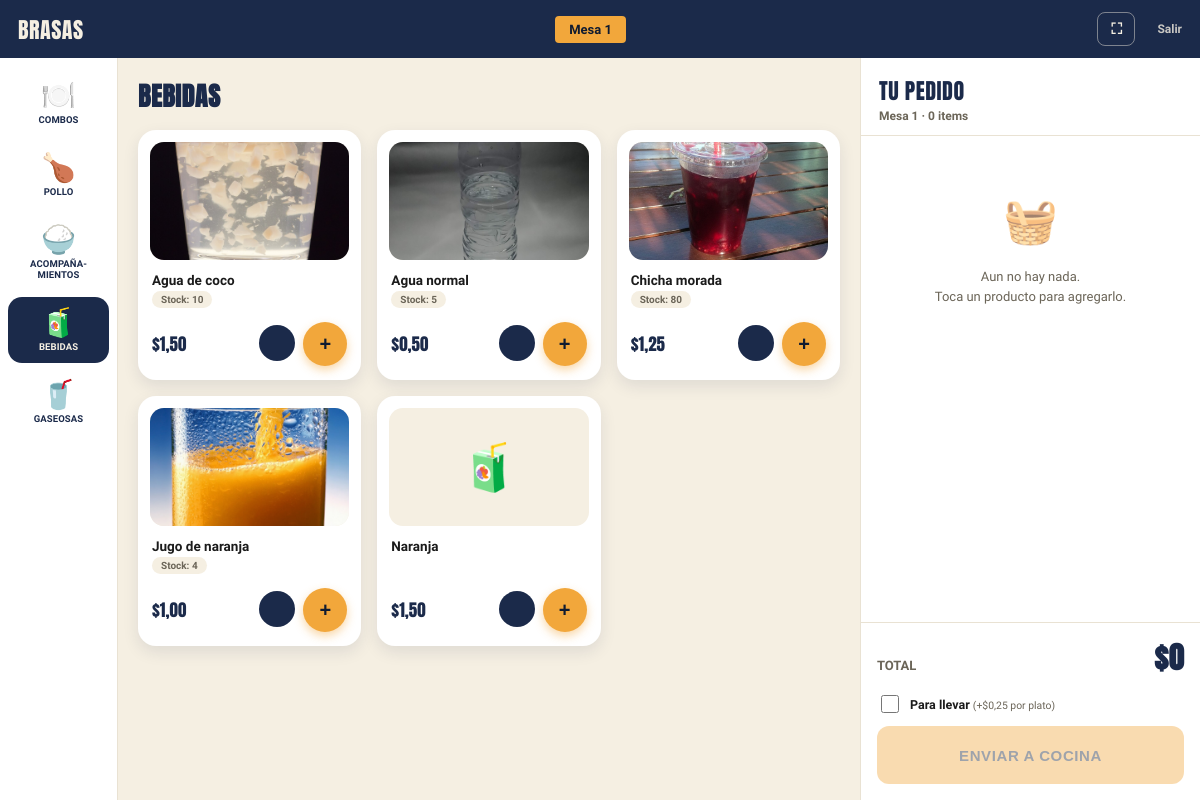
Page /mesa/1/?categoria=bebidas (signed in) on the committed database.
### pedidos/models.py (models this page shows, shortened)
class Mesa(models.Model):
    numero = models.IntegerField(unique=True)

class Producto(models.Model):
    CATEGORIAS = [
        ("combos", "Combos"),
        ("pollo", "Pollo"),
        ("acompanamientos", "Acompañamientos"),
        ("bebidas", "Bebidas"),
        ("gaseosas", "Gaseosas"),
    ]
    TEMPORIZADORES = [5, 10, 15, 20, 25]
    nombre = models.CharField(max_length=100)
    precio = models.DecimalField(max_digits=6, decimal_places=2)
    categoria = models.CharField(max_length=20, choices=CATEGORIAS)
    imagen = models.FileField(upload_to="productos/", blank=True)
    disponible = models.BooleanField(default=True)
    listo_en = models.DateTimeField(null=True, blank=True)
    controla_stock = models.BooleanField(default=False)
    stock = models.IntegerField(null=True, blank=True)
    es_combo = models.BooleanField(default=False)
    combo_incluye = models.CharField(max_length=250, blank=True)
    requiere_pieza = models.BooleanField(default=False)
    acompanamiento_incluido = models.CharField(max_length=100, blank=True)
    precio_cambio = models.DecimalField(max_digits=6, decimal_places=2, null=True, blank=True)
    opciones_incluidas = models.CharField(max_length=200, blank=True)
    def permite_cambio(self):
        return bool(self.acompanamiento_incluido)
    def lista_opciones_incluidas(self):
        return [o.strip() for o in self.opciones_incluidas.split(",") if o.strip()]
    def tiene_opciones_incluidas(self):
        return len(self.lista_opciones_incluidas()) > 1
    def tiene_variantes(self):
        return self.variantes.exists()
    def esta_disponible(self):
        if not self.disponible:
            return False
        if self.controla_stock and (self.stock or 0) <= 0:
            return False
        return True
    def stock_bajo(self, umbral=3):
        return self.controla_stock and self.stock is not None and 0 < self.stock <= umbral
    def segundos_restantes(self):
        if not self.listo_en:
            return 0
        return max(0, int((self.listo_en - timezone.now()).total_seconds()))
    def minutos_restantes(self):
        return -(-self.segundos_restantes() // 60)

class Orden(models.Model):
    ESTADOS = [
        ("abierta", "Abierta"),
        ("enviada", "Enviada a cocina"),
        ("entregada", "Entregada"),
        ("cerrada", "Cerrada"),
    ]
    RECARGO_PARA_LLEVAR = Decimal("0.25")
    CATEGORIAS_CON_ENVASE = ("pollo", "combos")
    mesa = models.ForeignKey(Mesa, on_delete=models.CASCADE)
    estado = models.CharField(max_length=20, choices=ESTADOS, default="abierta")
    creado = models.DateTimeField(default=timezone.now)
    enviado_a_cocina = models.DateTimeField(null=True, blank=True)
    es_venta_directa = models.BooleanField(default=False)
    para_llevar = models.BooleanField(default=False)
    def unidades_con_envase(self):
        return sum(
            item.cantidad for item in self.items.all()
            if item.producto.categoria in self.CATEGORIAS_CON_ENVASE
        )
    def total(self):
        total = sum(item.subtotal() for item in self.items.all())
        if self.para_llevar:
            total += self.RECARGO_PARA_LLEVAR * self.unidades_con_envase()
        return total

### pedidos/views.py (the view)
# urls.py: path("mesa/<int:mesa_id>/", views.menu_mesa, name="menu_mesa"),
@login_required
@user_passes_test(es_mesero)
def menu_mesa(request, mesa_id):
    mesa = get_object_or_404(Mesa, id=mesa_id)
    orden, _ = Orden.objects.get_or_create(mesa=mesa, estado="abierta", es_venta_directa=False)
    orden_directa = Orden.objects.filter(mesa=mesa, estado="abierta", es_venta_directa=True).first()
    categoria = request.GET.get("categoria", "combos")
    productos = Producto.objects.filter(categoria=categoria).order_by("nombre")
    cambios = [
        p for p in Producto.objects.filter(precio_cambio__isnull=False).order_by("nombre")
        if p.esta_disponible()
    ]
    contexto = {
        "mesa": mesa,
        "orden": orden,
        "orden_directa": orden_directa,
        "productos": productos,
        "categoria_activa": categoria,
        "categorias": Producto.CATEGORIAS,
        "piezas_pollo": PiezaPollo.objects.all(),
        "acompanamientos_cambio": cambios,
        "categorias_venta_directa": CATEGORIAS_VENTA_DIRECTA,
        "menestra_json": json.dumps({t.nombre: t.disponible for t in TipoMenestra.objects.all()}),
    }
    return render(request, "pedidos/menu_mesa.html", contexto)

### pedidos/context_processors.py (called while the page is built)
def css_version(request):
    ruta = finders.find("pedidos/estilo.css")
    return {"css_version": int(os.path.getmtime(ruta)) if ruta else 0}

### pedidos/views.py (called while the page is built)
def es_mesero(user):
    return user.groups.filter(name="Mesero").exists() or user.is_superuser

### pedidos/templates/pedidos/menu_mesa.html (shortened to what this page needs)
{% extends "pedidos/base.html" %}
{% load l10n %}
{% block contenido %}
<header class="top">
    <a href="{% url 'elegir_mesa' %}" class="titulo">Brasas</a>
    <span class="mesa">Mesa {{ mesa.numero }}</span>
    <span class="top-acciones">
        <button type="button" class="top-fullscreen" id="btn-fullscreen" aria-label="Pantalla completa">⛶</button>
        <a href="{% url 'logout' %}" class="top-salir">Salir</a>
    </span>
</header>
<div class="kiosk">
    <nav class="rail" aria-label="Categorias">
        {% for valor, nombre in categorias %}
        <a href="?categoria={{ valor }}" class="rail-item {% if valor == categoria_activa %}activo{% endif %}">
            <span class="rail-icono" aria-hidden="true">{% if valor == 'combos' %}🍽️{% elif valor == 'pollo' %}🍗{% elif valor == 'acompanamientos' %}🍚{% elif valor == 'bebidas' %}🧃{% else %}🥤{% endif %}</span>
            <span class="rail-texto">{% if valor == "acompanamientos" %}Acompaña&shy;mientos{% else %}{{ nombre }}{% endif %}</span>
        </a>
        {% endfor %}
    </nav>
    <main class="menu">
        <h2 class="menu-titulo">{% for valor, nombre in categorias %}{% if valor == categoria_activa %}{{ nombre }}{% endif %}{% endfor %}</h2>
        <div class="grid">
            {% for producto in productos %}
            {% with disponible=producto.esta_disponible %}
            <article class="card {% if not disponible %}no-disponible{% endif %}" data-producto-id="{{ producto.id }}">
                <div class="card-media">
                    {% if producto.imagen %}
                    <img class="media-foto" src="{{ producto.imagen.url }}" alt="{{ producto.nombre }}">
                    {% else %}
                    <span class="media-emoji" aria-hidden="true">
                        {% if producto.es_combo %}🍽️{% elif producto.categoria == 'gaseosas' %}🥤{% elif producto.categoria == 'bebidas' %}🧃{% elif producto.categoria == 'acompanamientos' %}🍚{% else %}🍗{% endif %}
                    </span>
                    {% endif %}
                </div>
                <div class="card-body">
                    <p class="nombre">{{ producto.nombre }}</p>
                    <div class="chips">
                        {% if producto.controla_stock %}
                        <span class="chip {% if producto.stock_bajo %}chip-alerta{% endif %}">Stock: {{ producto.stock }}</span>
                        {% endif %}
                    </div>
                    <div class="card-footer">
                        <span class="precio">${{ producto.precio }}</span>
                        <div class="card-acciones">
                            {% if producto.categoria in categorias_venta_directa %}
                            <form method="post" action="{% url 'agregar_item_directo' mesa.id producto.id %}">
                                <button type="submit" class="btn-directo" {% if not disponible %}disabled{% endif %}
                                        title="Venta directa: se cobra al instante, no pasa por cocina"></button>
                            </form>
                            {% endif %}
                            <form method="post" action="{% url 'agregar_item' orden.id producto.id %}" class="form-agregar">
                                {% if producto.requiere_pieza or producto.permite_cambio or producto.tiene_opciones_incluidas or producto.tiene_variantes %}
                                <input type="hidden" name="pieza">
                                <input type="hidden" name="acompanamiento">
                                <input type="hidden" name="sin_acompanamientos">
                                <input type="hidden" name="variantes">
                                <input type="hidden" name="despresado">
                                <button type="button" class="btn-add abrir-opciones"
                                        data-nombre="{{ producto.nombre }}"
                                        data-precio="{{ producto.precio|unlocalize }}"
                                        data-requiere-pieza="{% if producto.requiere_pieza %}1{% endif %}"
                                        data-despresado="{% if producto.categoria == 'pollo' %}1{% endif %}"
                                        data-incluido="{{ producto.acompanamiento_incluido }}"
                                        data-opciones-incluidas="{{ producto.opciones_incluidas }}"
                                        data-variantes='{{ producto.variantes_json }}'
                                        {% if not disponible %}disabled{% endif %} aria-label="Agregar">
                                    {% if disponible %}+{% else %}✕{% endif %}
                                </button>
                                {% else %}
                                <button class="btn-add" {% if not disponible %}disabled{% endif %} aria-label="Agregar">
                                </button>
                                {% endif %}
                            </form>
                        </div>
                    </div>
                </div>
            </article>
            {% endwith %}
            {% empty %}
            <p class="menu-vacio">No hay productos en esta categoria todavia.</p>
            {% endfor %}
        </div>
    </main>
    <aside class="pedido" id="pedido" aria-label="Tu pedido">
        <div class="pedido-head">
            <div>
                <p class="pedido-titulo">Tu pedido</p>
                <p class="pedido-sub">Mesa {{ mesa.numero }} · {{ orden.items.count }} item{{ orden.items.count|pluralize }}</p>
            </div>
        </div>
        <div class="pedido-lineas">
            {% for item in orden.items.all %}
            <div class="linea">
                <label class="linea-check" aria-label="Seleccionar">
                    <input type="checkbox" name="item_ids" value="{{ item.id }}" form="form-eliminar">
                    <span></span>
                </label>
                <div class="linea-info">
                    <span class="linea-nombre">{{ item.producto.nombre }}</span>
                    {% if item.notas %}<span class="linea-mod">Pieza: {{ item.notas }}</span>{% endif %}
                    {% if item.acompanamiento %}
                    <span class="linea-mod cambio">Sin {{ item.producto.acompanamiento_incluido|lower }} · con {{ item.acompanamiento.nombre }}</span>
                    {% endif %}
                    {% if item.despresado %}<span class="linea-mod cambio">Despresado</span>{% endif %}
                    <span class="linea-precio">${{ item.subtotal }}</span>
                </div>
                <div class="stepper">
                    <button type="submit" form="form-cant-{{ item.id }}" name="delta" value="-1"
                            class="{% if item.cantidad == 1 %}borrar{% endif %}"
                            aria-label="{% if item.cantidad == 1 %}Quitar{% else %}Uno menos{% endif %}">
                        {% if item.cantidad == 1 %}🗑{% else %}−{% endif %}
                    </button>
                    <span>{{ item.cantidad }}</span>
                    <button type="submit" form="form-cant-{{ item.id }}" name="delta" value="1" aria-label="Uno mas">+</button>
                </div>
            </div>
            <form method="post" action="{% url 'cambiar_cantidad' orden.id item.id %}" id="form-cant-{{ item.id }}">
                {% csrf_token %}
                <input type="hidden" name="categoria" value="{{ categoria_activa }}">
            </form>
            {% empty %}
            <div class="pedido-vacio">
                <span aria-hidden="true">🧺</span>
                <p>Aun no hay nada.<br>Toca un producto para agregarlo.</p>
            </div>
            {% endfor %}
        </div>
        <div class="pedido-foot">
            <div class="pedido-total">
                <span>Total</span>
                <strong id="pedido-total-monto">${{ orden.total }}</strong>
            </div>
            <form method="post" action="{% url 'confirmar_orden' orden.id %}">
                <label class="check-llevar">
                    <input type="checkbox" name="para_llevar" value="1" id="chk-para-llevar"
                           data-unidades="{{ orden.unidades_con_envase }}">
                    <span>Para llevar <small>(+${{ orden.RECARGO_PARA_LLEVAR }} por plato)</small></span>
                </label>
                <button class="btn-enviar" {% if orden.items.count == 0 %}disabled{% endif %}>Enviar a cocina</button>
            </form>
        </div>
    </aside>
</div>
{% endblock %}

### rows in the picture
Mesa: numero "1"
Producto: imagen (picture), nombre "Agua de coco", stock "10", precio "1,50"
Producto: imagen (picture), nombre "Agua normal", stock "5", precio "0,50"
Producto: imagen (picture), nombre "Chicha morada", stock "80", precio "1,25"
Producto: imagen (picture), nombre "Jugo de naranja", stock "4", precio "1,00"
Producto: nombre "Naranja", precio "1,50"
Orden: items.count "0", total "0", RECARGO_PARA_LLEVAR "0,25"

### other values in the picture
{{ nombre }} "COMBOS" "POLLO" "BEBIDAS" "GASEOSAS"
{{ nombre }} "BEBIDAS"
